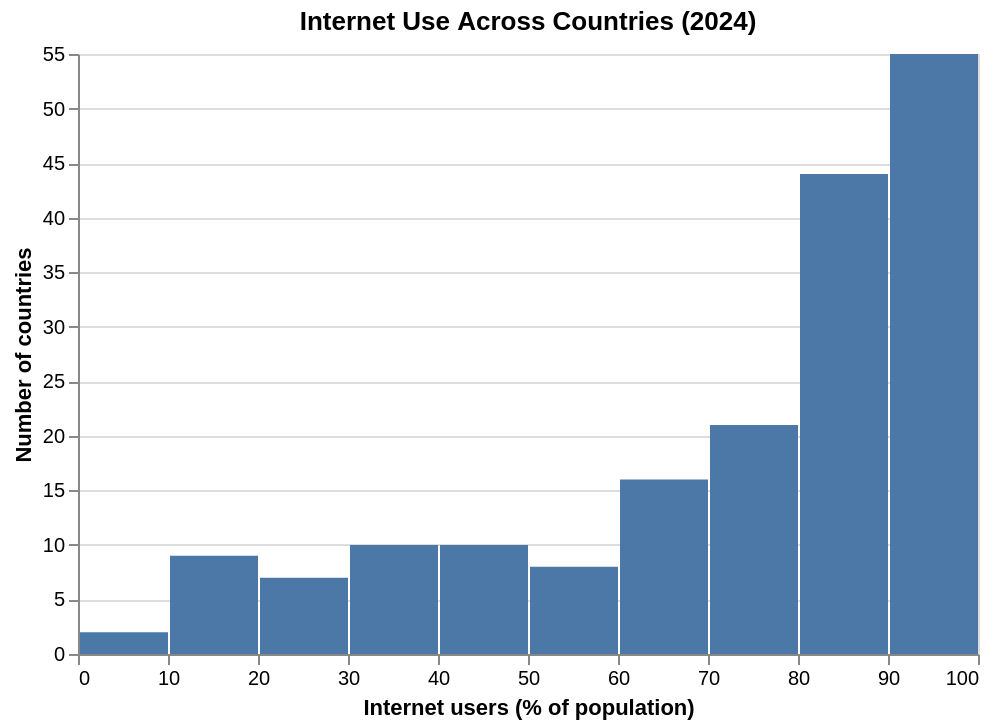

The cell this chart's notebook holds for it:
### Code cell
# how connected are countries around the world?
alt.Chart(latest).mark_bar().encode(
    alt.X('internet_users_pct:Q', bin=alt.Bin(step=10), title='Internet users (% of population)'),
    alt.Y('count():Q', title='Number of countries')
).properties(title='Internet Use Across Countries (2024)', width=450)

### Figure 1 — Vega-Lite specification as saved in the notebook (floating-point values rounded to 4 significant figures; data arrays with more than 128 entries replaced by an {"elided": "..."} marker saying what was removed)
{"config": {"view": {"continuousWidth": 300, "continuousHeight": 300}}, "data": {"name": "data-5e600570ae08186af1e98f69099af823"}, "mark": {"type": "bar"}, "encoding": {"x": {"bin": {"step": 10}, "field": "internet_users_pct", "title": "Internet users (% of population)", "type": "quantitative"}, "y": {"aggregate": "count", "title": "Number of countries", "type": "quantitative"}}, "title": "Internet Use Across Countries (2024)", "width": 450, "$schema": "https://vega.github.io/schema/vega-lite/v6.4.1.json", "datasets": {"data-5e600570ae08186af1e98f69099af823": {"elided": "217 records"}}}
